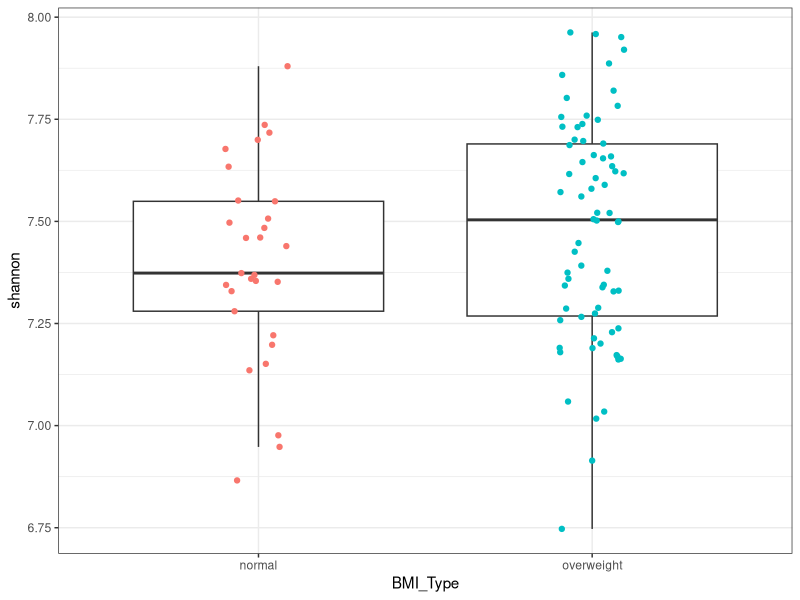
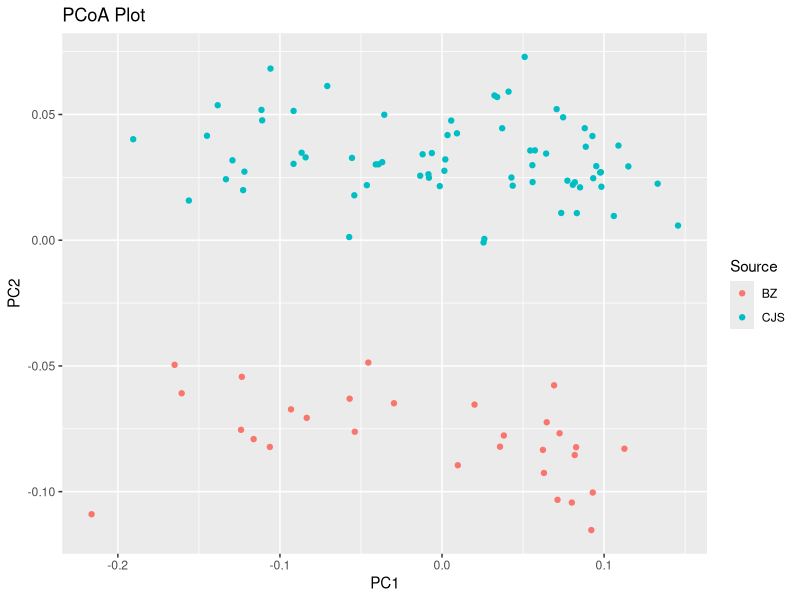
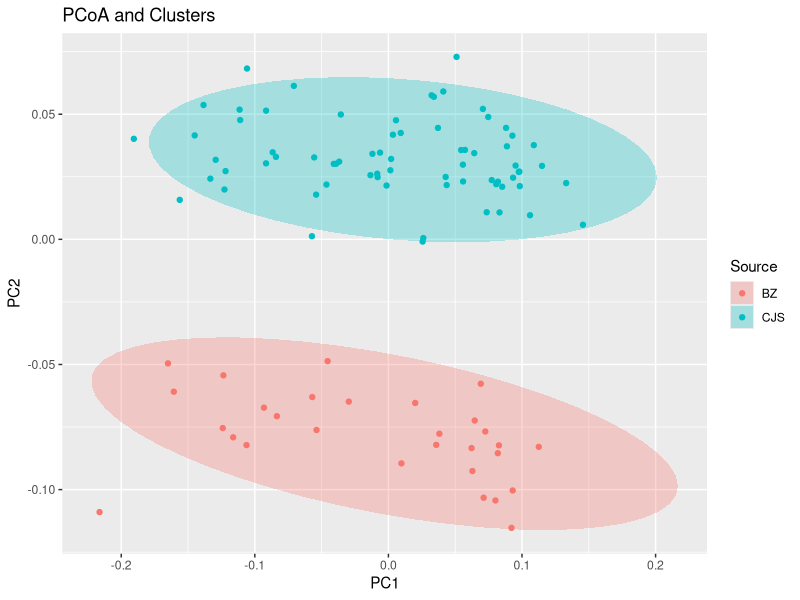
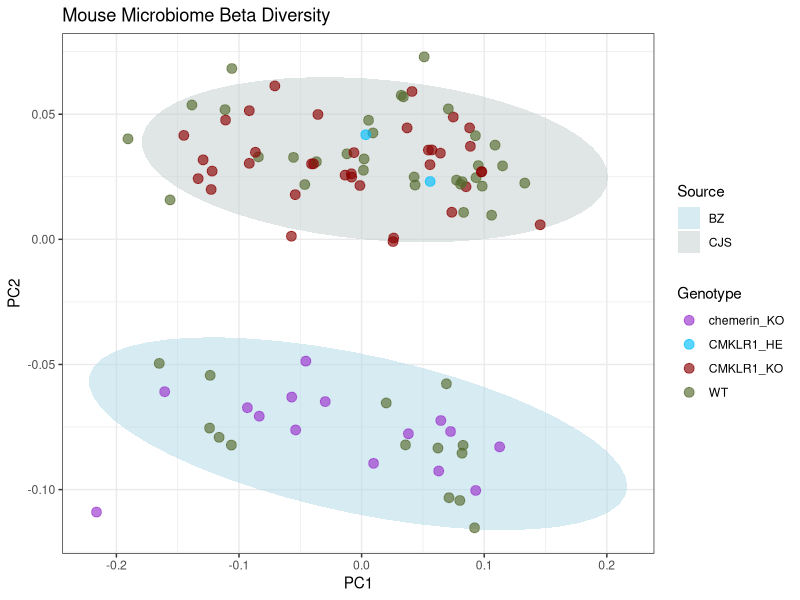

R code for these plots, in order:
## ---- chunk 1
# Now we can read in the table - This the the rarefied one
otu <- read.table("otutable_r10k.txt", 
                  comment="", 
                  header=TRUE, 
                  sep="\t",
                  skip=1, 
                  as.is=TRUE, 
                  check.names=F,
                  row=1)
## ---- chunk 2
# Read in the alpha diversity table
alpha <- read.table("alpha_diversity.txt", 
                    sep='\t', 
                    header=TRUE, 
                    as.is=TRUE, 
                    check.names=FALSE,
                    row=1)
## ---- chunk 3
# Load the beta diversity matrix, notice that we use read.table(),
# but then change from a dataframe to a matrix with as.matrix()
beta <- as.matrix(read.table("weighted_unifrac_dm.txt", 
                             sep = "\t", 
                             header=T, 
                             row = 1, 
                             as.is = T, 
                             check.names = F))
## ---- chunk 4
metadata <- read.table('mouse_mapfile.txt', 
                       header=T, 
                       sep='\t', 
                       check.names=F, 
                       comment='',
                       row=1)
## ---- chunk 5
# First, define all the samples in the OTU table.
# Remember, when we load in the OTU table, samples are columns
# Now let's see what the intersect is with the  metadata row names
IDs_Keep <- intersect(colnames(otu), rownames(metadata))

# Now let's filter the metadata to keep only those samples
# We tell R to make a new data frame that only has the rows we want
metadata <- metadata[IDs_Keep,]

# Now let's filter the OTU table to keep just the intersecting samples

# First, lets rotate the table so the samples are the rows (like the map and alpha)
# We will store it as a new otu table (incase we need the old one)
otu2 <- t(otu)

# This will also remove the taxonomy, because it's not a sample ID we want
otu2 <- otu2[IDs_Keep,]

# Now let's filer the alpha diversity table to keep only those samples
# Alpha diversity has the samples as row names
alpha <- alpha[IDs_Keep, ]

# Now let's filter the beta diversity table to keep only those samples
# Beta diversity has the samples as row names AND column names
# We must filter both the rows and columns
beta <- beta[IDs_Keep,IDs_Keep]
## ---- chunk 6
# Now we run a test using the shannon index in the alpha diversity table
wilcox.test(alpha$shannon ~ metadata$BMI_Type)
# Note that you would run a t-test in the same way, only using 
# the t.test() function
## ---- chunk 7
# Now we run a test using the shannon index in the alpha diversity table
kruskal.test(alpha$shannon ~ metadata$Genotype)
# Note that you would run an ANOVA in the same way, only using 
# the aov() function
## ---- chunk 8
alpha2 <- alpha
alpha2$BMI_Type <- metadata$BMI_Type

library(ggplot2)
ggplot(data=alpha2, aes(x=BMI_Type, y= shannon)) + 
  geom_boxplot(outlier.color = NA) + # removes outlier points becuase we add in the jitter anyways
  geom_jitter(width= 0.1, aes(color=BMI_Type)) +
  theme_bw() +
  guides(color=F) #because the x-axis is already labeled
## ---- chunk 9
library(ape)
library(vegan)
library(ggplot2)
## ---- chunk 10
# Run the pcoa() function on the beta diversity table,
# and store the vectors generated as a dataframe 
PCOA <- data.frame(pcoa(beta)$vectors)

# If you look at the PCOA table, you'll see the column names 
# are the 'axes' and the row names are sample IDs. We want them to 
# be labeled "PC" instead of "axis"

# We will make a vector with place holders
new_names <- rep("", ncol(PCOA))

# Fill in first with PC followed by the number (e.g. PC1, PC2, PC3...)
for(i in 1:ncol(PCOA)){
  new_names[i] <- paste("PC",i, sep="")
}

# Replace the column names of PCOA
names(PCOA) <- new_names

# Create a column that is SampleIDS for PCOA
PCOA$SampleID <- rownames(PCOA)

#Create a column that is SampleIDs for the metadata
metadata$SampleID <- rownames(metadata)

# Merge the metadata and beta diversity
PCOA <- merge(PCOA, metadata, by = "SampleID")
## ---- chunk 11
# Note that geom_point() makes it a scatter plot where the points 
# are colored according to BodySite
ggplot(PCOA) + 
  geom_point(aes(x = PC1, y = PC2, color = Source)) + 
  labs(title="PCoA Plot")
## ---- chunk 12
# Now let's add some clusters.  This makes it look great, but can 
# also be misleading and make us think there are groups when there 
# aren't. Note that we are using BodySite to color the points and body 
# AREA to fill the clusters
ggplot(PCOA) + 
  geom_point(aes(x = PC1, y = PC2, color = Source)) + 
  labs(title="PCoA and Clusters") + 
  stat_ellipse(alpha = 0.3, geom="polygon", linetype="blank", aes(x = PC1, y = PC2, fill = Source))
## ---- chunk 13
colors <- c("darkorchid", "deepskyblue", "darkred", "darkolivegreen")
colors2 <- c("lightblue", "azure3")
ggplot(PCOA, aes(x = PC1, y = PC2)) + 
    stat_ellipse(alpha = 0.5, geom="polygon", aes(fill=Source)) + 
    geom_point(alpha=0.65, size = 3, aes(color = Genotype)) + 
    labs(title="Mouse Microbiome Beta Diversity") + 
    scale_color_manual(values= colors) + 
    scale_fill_manual(values=colors2) + 
    theme(plot.title = element_text(size = 16), 
          axis.title = element_text(size = 14), 
          axis.text = element_text(size = 12),
          legend.title = element_text(size = 14),
          legend.text = element_text(size = 12)) + 
    theme_bw()
## ---- chunk 14
# Turn the beta table into resemblance matrix using as.dist() 
beta_dist = as.dist(beta)

# Test for a significant difference across all groups.  
# This will run an ADONIS test.
ad = adonis(beta_dist ~ metadata[,"Genotype"], data=metadata, permutations=999)
ad
## ---- chunk 15
# This takes just the analysis of variance table (aoc.tab) 
# from the output
a.table <- ad$aov.tab

# This writes it to a file
write.table(a.table, file="beta_analysis.txt", quote=FALSE, sep="\t", col.names = NA)
